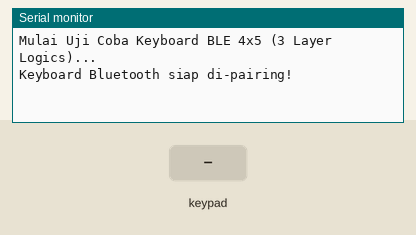
This sketch was run on a simulated ESP32. Parts: the last lines printed to the serial monitor. Wiring (inferred from the names in the program): 4×5 keypad with keys q w e r t a s d f g z x c v b 0 A B C D: rows GPIO 12, GPIO 13, GPIO 14, GPIO 15; columns GPIO 16, GPIO 17, GPIO 18, GPIO 19, GPIO 21. The inputs (shaded band) are chosen by the test bench. USB keyboard and mouse output is not drawn.

Above: at 1.2 s.
1.3 s: key 'q' pressed
At 2.5 s:
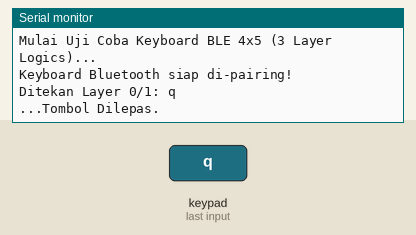
2.9 s: key 'w' pressed
At 3.04 s:
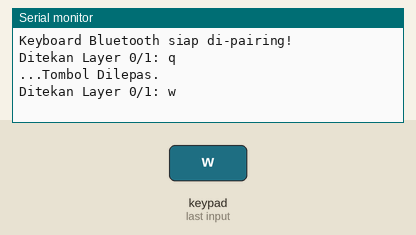
4.4 s: key 'e' pressed
At 4.53 s:
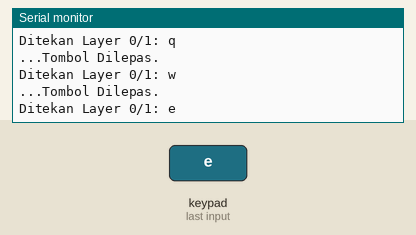
5.9 s: key 'r' pressed
At 6.04 s:
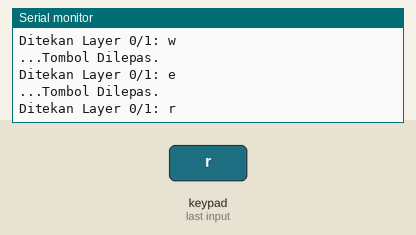
7.4 s: key 't' pressed
At 7.53 s:
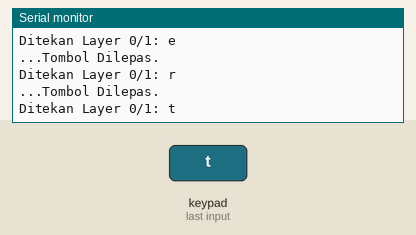
8.9 s: key 'a' pressed
At 9.04 s:
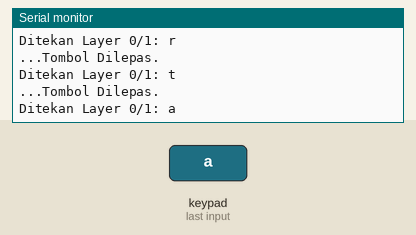

Measured:
- after the input at 1.3 s, the serial monitor: prints a new line at once (image 1)
- after the input at 2.9 s, the serial monitor: prints a new line at once (image 2)
- after the input at 4.4 s, the serial monitor: prints a new line at once (image 3)
- after the input at 5.9 s, the serial monitor: prints a new line at once (image 4)
- after the input at 7.4 s, the serial monitor: prints a new line at once (image 5)
- after the input at 8.9 s, the serial monitor: prints a new line at once (image 6)

The sketch:

testing_keyboard_2.ino
```cpp
/*
 * Kode Bluetooth Keyboard Matrix V4
 * Matrix Fisik: 4 Baris (Rows) x 5 Kolom (Cols)
 * Logika Layer:
 * 1. Base (Layer 0)
 * 2. Shifted (Layer 1) - Diaktifkan oleh tombol R4/C2
 * 3. Fn/S-Key (Layer 2) - Diaktifkan oleh tombol R4/C3
 */

// 1. IMPORT LIBRARY-NYA
#include <BleKeyboard.h>

// Nama Bluetooth saat pairing
BleKeyboard bleKeyboard("Keyboard 4x5 Final");

// ==========================================
// 2. DEFINISI PETA KEYMAP & DIMENSI
// ==========================================

const int numRows = 4;
const int numCols = 5;

// --- LAYER 0 (Base Keys - Huruf Kecil) ---
// Note: Posisi Modifiers (R3/C1, R3/C2, R3/C3) akan di-handle secara terpisah.
char layer0_keymap[numRows][numCols] = {
  {'q', 'w', 'e', 'r', 't'}, // R1
  {'a', 's', 'd', 'f', 'g'}, // R2
  {'z', 'x', 'c', 'v', 'b'}, // R3
  {0, 0, 0, 0, 0}            // R4: Modifiers (Ctrl, Shift, S-Key), sisa kolom 0
};

// --- LAYER 2 (Fn/S-Key Layer - Symbols FIX!) ---
// Kita gunakan key code langsung. Layer ini aktif JIKA S-Key (Fn) ditekan.
// Mapping Sesuai permintaan Mukti: !@#()$%^-_&*C+=
const uint8_t layer2_keymap[numRows][numCols] = {
  {'!', '@', '#', '(', ')'}, // R1: ! @ # ( )
  {'$', '%', '^', '-', '_'}, // R2: $ % ^ - _
  {'&', '*', 'C', '+', '='}, // R3: & * C + =
  {0, 0, 0, 0, 0}            // R4: Modifiers (Diabaikan)
};

// ==========================================
// 3. DEFINISI POSISI MODIFIER & PIN
// ==========================================

// Posisi Tombol Modifiers di Matriks (Indeks dimulai dari 0)
// Modifiers ada di Baris 4 (Indeks 3)
const int MOD_ROW = 3;

// Posisi Tombol Modifier untuk Ctrl, Shift, dan S-Key
const int CTRL_COL = 0; // R4/C1 -> Ctrl
const int SHIFT_COL = 1; // R4/C2 -> Shift
const int FN_COL = 2; // R4/C3 -> S-Key/Fn

// --- PIN DEFINITION ---
const int rowPins[numRows] = {12, 13, 14, 15};    // GPIO 12, 13, 14, 15 (4 Baris)
const int colPins[numCols] = {16, 17, 18, 19, 21}; // GPIO 16, 17, 18, 19, 21 (5 Kolom)

bool lastKeyState[numRows][numCols];
bool isFnPressed = false; // State untuk S-Key (Fn)

// ==========================================
// SETUP
// ==========================================
void setup() {
  Serial.begin(115200);
  Serial.println("Mulai Uji Coba Keyboard BLE 4x5 (3 Layer Logics)...");

  // --- Setup Pin Baris (Row) sebagai INPUT_PULLUP ---
  for (int r = 0; r < numRows; r++) {
    pinMode(rowPins[r], INPUT_PULLUP);
  }

  // --- Setup Pin Kolom (Col) sebagai OUTPUT dan set HIGH ---
  for (int c = 0; c < numCols; c++) {
    pinMode(colPins[c], OUTPUT);
    digitalWrite(colPins[c], HIGH);
  }

  // Set semua status awal
  for (int r = 0; r < numRows; r++) {
    for (int c = 0; c < numCols; c++) {
      lastKeyState[r][c] = false;
    }
  }

  // Nyalain Keyboard Bluetooth-nya!
  bleKeyboard.begin();
  Serial.println("Keyboard Bluetooth siap di-pairing!");
}


// ==========================================
// LOOP (Logika Pemindaian Matriks)
// ==========================================
void loop() {
  if (bleKeyboard.isConnected()) {

    // Lakukan pemindaian matriks kolom demi kolom
    for (int c = 0; c < numCols; c++) {
      // Set kolom saat ini LOW (aktif)
      digitalWrite(colPins[c], LOW);

      // Baca semua baris di kolom ini
      for (int r = 0; r < numRows; r++) {

        // Baca kondisi pin saat ini
        bool keyIsPressed = (digitalRead(rowPins[r]) == LOW);

        // Hanya proses jika ada perubahan state
        if (keyIsPressed != lastKeyState[r][c]) {

          // Cek apakah tombol yang sedang diproses ada di baris Modifiers (R4)
          bool isModifierRow = (r == MOD_ROW);

          if (keyIsPressed) {
            // === LOGIKA PRESS (DITEKAN) ===

            if (isModifierRow) {
              // Jika ini adalah baris Modifiers (R4)
              if (c == CTRL_COL) {
                // R4/C1: CTRL
                bleKeyboard.press(KEY_LEFT_CTRL);
                Serial.println("MODIFIER: CTRL Ditekan.");
              } else if (c == SHIFT_COL) {
                // R4/C2: SHIFT (Aktifkan Layer 1)
                bleKeyboard.press(KEY_LEFT_SHIFT);
                Serial.println("MODIFIER: SHIFT Ditekan (Aktivasi Layer Kapital).");
              } else if (c == FN_COL) {
                // R4/C3: S-KEY/FN (Aktifkan Layer 2)
                isFnPressed = true;
                Serial.println("MODIFIER: FN Ditekan (Aktivasi Layer 2/Symbols).");
              }
            } else {
              // Ini adalah tombol Huruf/Base (R1-R3)
              if (isFnPressed) {
                // Jika S-Key (Fn) sedang ditekan, kirim Layer 2 Key (Symbols)
                uint8_t key = layer2_keymap[r][c];
                bleKeyboard.press(key);
                Serial.print("Ditekan Layer 2 (FN/Symbol): ");
                Serial.println((char)key); // Cast to char untuk Serial.println
              } else {
                // Jika S-Key (Fn) TIDAK ditekan, kirim Layer 0 Key (Huruf)
                // Jika tombol Shift (R4/C2) ditekan, otomatis menjadi kapital.
                char key = layer0_keymap[r][c];
                bleKeyboard.press(key);
                Serial.print("Ditekan Layer 0/1: ");
                Serial.println(key);
              }
            }
          }
          else {
            // === LOGIKA RELEASE (DILEPAS) ===

            if (isModifierRow) {
              // Jika ini adalah baris Modifiers (R4)
              if (c == CTRL_COL) {
                // R4/C1: CTRL
                bleKeyboard.release(KEY_LEFT_CTRL);
                Serial.println("MODIFIER: CTRL Dilepas.");
              } else if (c == SHIFT_COL) {
                // R4/C2: SHIFT
                bleKeyboard.release(KEY_LEFT_SHIFT);
                Serial.println("MODIFIER: SHIFT Dilepas.");
              } else if (c == FN_COL) {
                // R4/C3: S-KEY/FN
                isFnPressed = false;
                Serial.println("MODIFIER: FN Dilepas (Kembali ke Layer 0/1).");
              }
            } else {
              // Ini adalah tombol Huruf/Base (R1-R3)
              if (isFnPressed) {
                // Lepas Layer 2 Key (Symbols)
                uint8_t key = layer2_keymap[r][c];
                bleKeyboard.release(key);
              } else {
                // Lepas Layer 0/1 Key
                char key = layer0_keymap[r][c];
                bleKeyboard.release(key);
              }
              Serial.println("...Tombol Dilepas.");
            }
          }

          // Simpan state terakhir
          lastKeyState[r][c] = keyIsPressed;
        }
      }

      // Setelah membaca semua baris, set kolom kembali HIGH (nonaktif)
      digitalWrite(colPins[c], HIGH);
    }
  }
  delay(10); // Debounce delay
}
```
